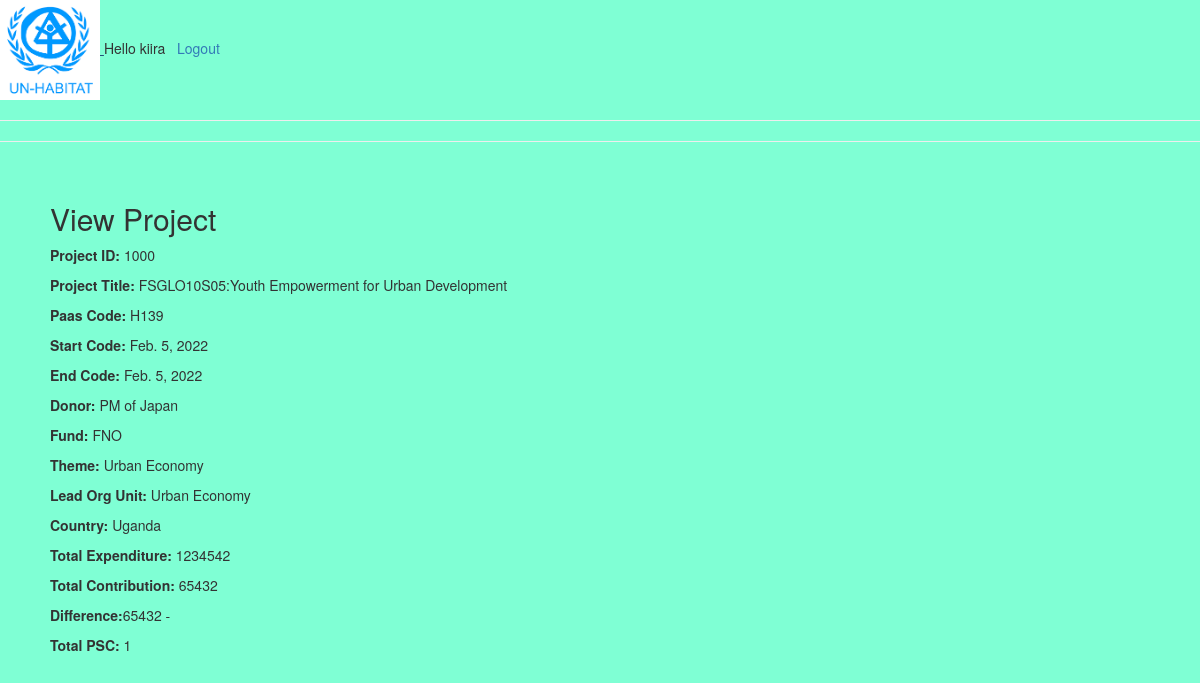
The app's page /projects/view/1/ (signed in) with its own data.
### projects/models.py (models this page shows, shortened)
class project(models.Model):
    project_id = models.IntegerField()
    project_title = models.CharField(max_length=200)
    start_date = models.DateField()
    end_date = models.DateField()
    total_expenditure = models.IntegerField()
    total_contribution = models.IntegerField()
    pag_value = models.IntegerField()
    total_psc = models.IntegerField(default=0)
    approval_status = models.ForeignKey(approval_status, on_delete=models.CASCADE,default=1)
    paas_code = models.ForeignKey(paas_code, on_delete=models.CASCADE,default=1)
    country = models.ForeignKey(country, on_delete=models.CASCADE,default=1)
    theme = models.ForeignKey(theme, on_delete=models.CASCADE,default=1)
    donor = models.ForeignKey(donor, on_delete=models.CASCADE,default=1)
    lead_org_unit = models.ForeignKey(lead_org_unit, on_delete=models.CASCADE,default=1)
    fund = models.ForeignKey(fund, on_delete=models.CASCADE,default=1)

class paas_code(models.Model):
    name = models.CharField(max_length=200)
    def __str__(self):
        return self.name

class donor(models.Model):
    name = models.CharField(max_length=200)
    def __str__(self):
        return self.name

class fund(models.Model):
    name = models.CharField(max_length=200)
    def __str__(self):
        return self.name

class theme(models.Model):
    name = models.CharField(max_length=200)
    def __str__(self):
        return self.name

class lead_org_unit(models.Model):
    name = models.CharField(max_length=200)
    def __str__(self):
        return self.name

class country(models.Model):
    name = models.CharField(max_length=200)
    def __str__(self):
        return self.name

### projects/views.py (the view)
# urls.py: path('view/<str:id>/', views.view , name="view"),
def view(request,id):
    proje = project.objects.get(id=id)
    context = {'project': proje, 'title': 'View Project'}
    return render(request, 'projects/view.html', context)

### projects/templates/projects/view.html (shortened to what this page needs)
{% extends 'main.html' %}
{% block content%}
        <div class="add-container">
                <b> <h2>{{title}}</h2></b>
        <p><b>Project ID:</b> {{project.project_id}}</p>
        <p><b>Project Title: </b>{{project.project_title}}</p>
        <p><b>Paas Code: </b>{{project.paas_code}}</p>
        <p><b>Start Code: </b>{{project.start_date}}</p>
        <p><b>End Code: </b>{{project.end_date}}</p>
        <p><b>Donor: </b>{{project.donor}}</p>
        <p><b>Fund: </b>{{project.fund}}</p>
        <p><b>Theme: </b>{{project.theme}}</p>
        <p><b>Lead Org Unit:</b> {{project.lead_org_unit}}</p>
        <p><b>Country:</b> {{project.country}}</p>
        <p><b>Total Expenditure:</b> {{project.total_expenditure}}</p>
        <p><b>Total Contribution:</b> {{project.total_contribution}}</p>
        <p><b>Difference:</b>{{project.total_contribution}} - {{proje.total_contribution}}</p>
        <p><b>Total PSC:</b> {{project.total_psc}}</p>
        {% endblock content %}

### projects/templates/projects/navbar.html (shortened to what this page needs)
<a href = "/">
    {% load static %} <img src="{% static 'images/habi.png' %}" alt="Home!" width="100px"/>
</a>
{% if request.user.is_authenticated %}
<span>Hello {{request.user }}</span> &nbsp
<a href = "{% url 'logout'%}">Logout</a>
{% else %}
<a href = "{% url 'login'%}">Login</a>
{% endif %}
<hr>
<hr>

### static/styles/main.css (style rules this page uses)
body { background-color: aquamarine; }

### projects/templates/projects/view.html (style rules this page uses)
.add-container { padding-top: 20px; padding-right: 30px; padding-bottom: 50px; padding-left: 50px; }

### records on screen
project: project_id "1000", project_title "FSGLO10S05:Youth Empowerment for Urban Development", paas_code "H139", start_date "Feb. 5, 2022", end_date "Feb. 5, 2022", donor "PM of Japan", fund "FNO", theme "Urban Economy", lead_org_unit "Urban Economy", country "Uganda", total_expenditure "1234542", total_contribution "65432", total_psc "1"

### other values on screen
{{ request.user }} "kiira"
{{ title }} "View Project"
